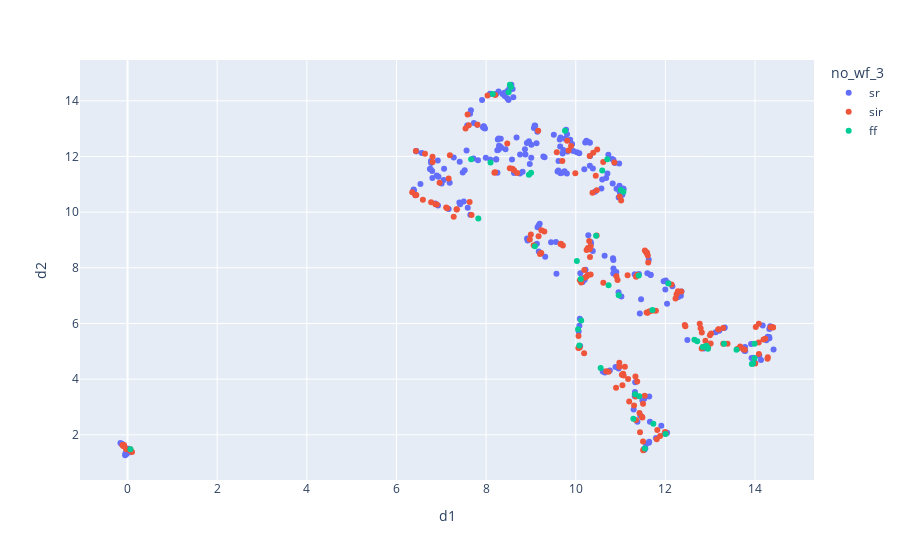

The cell this chart's notebook holds for it:
### Code cell
X = scaled.transpose()

mod = UMAP(n_neighbors=8, min_dist=0, random_state=1).fit(X)
out = pd.DataFrame(mod.embedding_, columns=["d1", "d2"], index=X.index).reset_index()
out2 = out.merge(clusters)
px.scatter(out2, x="d1", y="d2", color="no_wf_3")

### Figure 1 — Plotly figure (JSON) as saved in the notebook; plotly's stock layout.template omitted (floating-point values rounded to 4 significant figures; data arrays with more than 128 entries replaced by an {"elided": "..."} marker saying what was removed)
{"data": [{"hovertemplate": "no_wf_3=sr<br>d1=%{x}<br>d2=%{y}<extra></extra>", "legendgroup": "sr", "marker": {"color": "#636efa", "symbol": "circle"}, "mode": "markers", "name": "sr", "orientation": "v", "showlegend": true, "type": "scatter", "x": {"elided": "266 float values"}, "xaxis": "x", "y": {"elided": "266 float values"}, "yaxis": "y"}, {"hovertemplate": "no_wf_3=sir<br>d1=%{x}<br>d2=%{y}<extra></extra>", "legendgroup": "sir", "marker": {"color": "#EF553B", "symbol": "circle"}, "mode": "markers", "name": "sir", "orientation": "v", "showlegend": true, "type": "scatter", "x": {"elided": "175 float values"}, "xaxis": "x", "y": {"elided": "175 float values"}, "yaxis": "y"}, {"hovertemplate": "no_wf_3=ff<br>d1=%{x}<br>d2=%{y}<extra></extra>", "legendgroup": "ff", "marker": {"color": "#00cc96", "symbol": "circle"}, "mode": "markers", "name": "ff", "orientation": "v", "showlegend": true, "type": "scatter", "x": [10.45, 9.004, 10.7, 8.556, 8.149, 12.95, 10.11, 11.41, 7.667, 13.99, 12.65, 12.0, 13.59, 8.502, 9.089, 11.42, 11.54, 10.73, 8.098, 10.96, 11.06, 13.99, 8.531, 12.95, 10.12, 11.71, 10.59, 11.29, 13.93, 13.31, 12.91, 11.32, 12.07, 0.06404, 8.956, 11.01, 7.826, 9.76, 10.08, 12.71, 10.56, 12.83, 10.02, 11.73, 13.96, 10.05], "xaxis": "x", "y": [9.153, 11.42, 11.9, 14.5, 14.25, 5.095, 7.595, 7.723, 11.9, 5.274, 5.414, 2.031, 5.052, 14.31, 8.777, 3.388, 1.512, 7.371, 11.78, 7.013, 10.73, 4.751, 14.57, 5.116, 6.111, 6.482, 11.5, 2.573, 4.545, 5.275, 5.2, 3.456, 7.439, 1.482, 11.34, 10.79, 9.77, 12.92, 5.211, 5.357, 4.401, 5.158, 8.244, 2.393, 4.572, 5.789], "yaxis": "y"}], "layout": {"legend": {"title": {"text": "no_wf_3"}, "tracegroupgap": 0}, "margin": {"t": 60}, "xaxis": {"anchor": "y", "domain": [0, 1], "title": {"text": "d1"}}, "yaxis": {"anchor": "x", "domain": [0, 1], "title": {"text": "d2"}}}}
